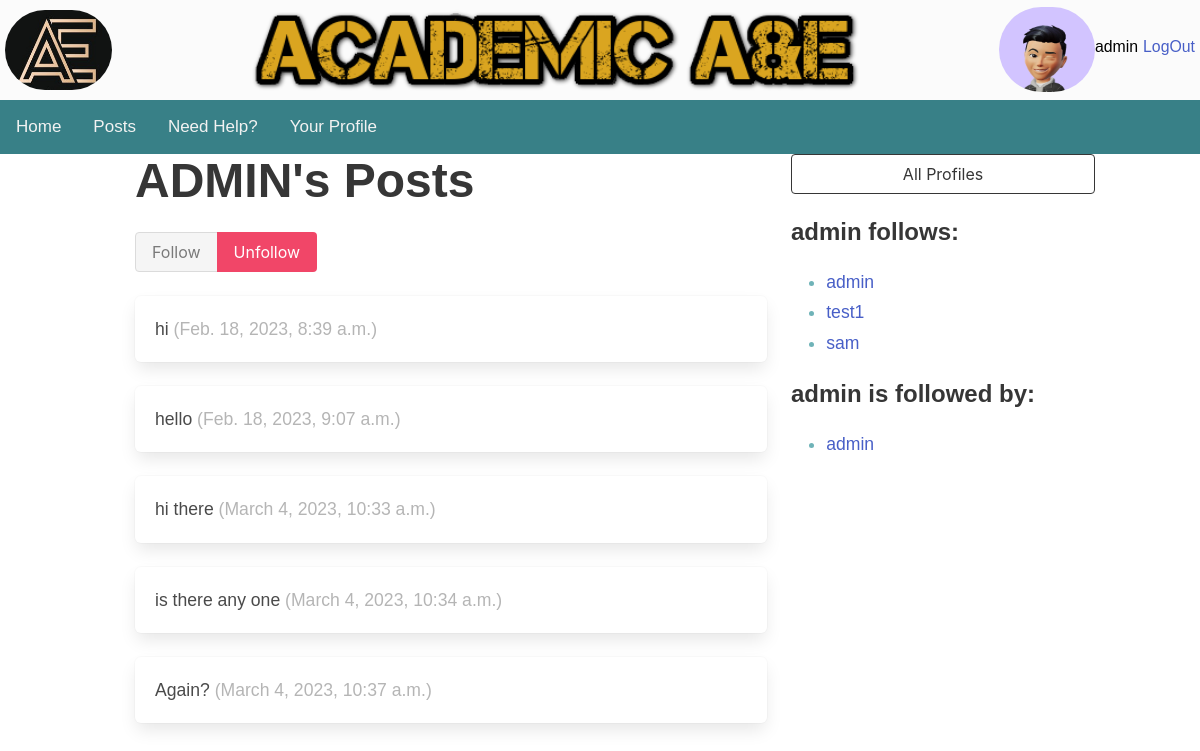
The app's page /posts/profile/23 (signed in) with its own data.
### user_profiles/models.py (models this page shows, shortened)
class Profile2(models.Model):
    user = models.OneToOneField(User, on_delete=models.CASCADE)
    avatar = models.ImageField(default='default.jpg', upload_to='profile_images')
    firstname = models.CharField(max_length=100)
    lastname = models.CharField(max_length=100)
    year_group = models.CharField(max_length=10, choices=YEAR_CHOICES)
    subject1 = models.ForeignKey(Subjects, blank=True, null=True, on_delete=models.CASCADE,related_name='subject1')
    subject2 = models.ForeignKey(Subjects, blank=True, null=True, on_delete=models.CASCADE,related_name='subject2')
    subject3 = models.ForeignKey(Subjects, blank=True, null=True, on_delete=models.CASCADE,related_name='subject3')
    subject4 = models.ForeignKey(Subjects, blank=True, null=True, on_delete=models.CASCADE,related_name='subject4')

### posts/models.py (models this page shows, shortened)
class Posts_Profile(models.Model):
    user = models.OneToOneField(User, on_delete=models.CASCADE)
    follows = models.ManyToManyField(
        "self",
        related_name="followed_by",
        symmetrical=False,
        blank=True
    )
    def __str__(self):
        return self.user.username

class Text_Post(models.Model):
    user = models.ForeignKey(
        User, related_name="posts", on_delete=models.DO_NOTHING
    )
    body = models.CharField(max_length=150)
    created_at = models.DateTimeField(auto_now_add=True)

### posts/views.py (the view, shortened to what this page needs)
# urls.py: path("profile/<int:pk>", profile, name="profile"),
def profile(request, pk):
    profile = Posts_Profile.objects.get(pk=pk)
    return render(request, "posts/profile.html", {"profile": profile})

### posts/templates/posts/profile.html (shortened to what this page needs)
{% extends "base.html" %}
{% block content %}
<div class="container">
    <div class="columns">
<div class="column">
    <div class="block">
    <h1 class="title is-1">
        {{profile.user.username|upper}}'s Posts
    </h1>
    <form method="post">
        <div class="buttons has-addons">
        {% if profile in user.posts_profile.follows.all %}
            <button class="button is-success is-static">Follow</button>
            <button class="button is-danger" name="follow" value="unfollow">
                Unfollow
            </button>
        {% else %}
            <button class="button is-success" name="follow" value="follow">
                Follow
            </button>
            <button class="button is-danger is-static">Unfollow</button>
        {% endif %}
        </div>
    </form>
    </div>
    <div class="content">
        {% for post in profile.user.posts.all %}
            <div class="box">
                {{ post.body }}
                <span class="is-small has-text-grey-light">
                    ({{ post.created_at }})
                </span>
            </div>
        {% endfor %}
    </div>
</div>
<div class="column is-one-third">
    <div class="block">
        <a href="{% url 'posts:profile_list' %}">
            <button class="button is-dark is-outlined is-fullwidth">
                All Profiles
            </button>
        </a>
    </div>
    <div class="block">
        <h3 class="title is-4">
            {{profile.user.username}} follows:
        </h3>
        <div class="content">
            <ul>
            {% for following in profile.follows.all %}
                <li>
                    <a href="{% url 'posts:profile' following.id %}">
                        {{ following }}
                    </a>
                </li>
            {% endfor %}
            </ul>
        </div>
    </div>
    <div class="block">
        <h3 class="title is-4">
            {{profile.user.username}} is followed by:
        </h3>
        <div class="content">
            <ul>
            {% for follower in profile.followed_by.all %}
                <li>
                    <a href="{% url 'posts:profile' follower.id %}">
                        {{ follower }}
                    </a>
                </li>
            {% endfor %}
            </ul>
        </div>
    </div>
</div>
    </div>
</div>
{% endblock content %}

### nea_site/templates/base.html (shortened to what this page needs)
{% load static %}
<!DOCTYPE html>
<html>
<head>
<link href ="{% static 'main.css' %}" rel ="stylesheet" type = "text/css">
<link rel="stylesheet" type="text/css" href="{% static 'cal/css/styles.css' %}">
<link rel="stylesheet" type="text/css" href="https://cdn.datatables.net/1.13.1/css/jquery.dataTables.min.css">
<link rel="stylesheet" href="https://cdnjs.cloudflare.com/ajax/libs/Chart.js/2.8.0/Chart.min.css" />
<link rel="stylesheet" href="https://cdn.jsdelivr.net/npm/bulma@0.9.3/css/bulma.min.css">
</head>
<body>
<div class ="wrapper">
    <div class="header">
        <div class="header-logo"><img class="header-logo-image" src="{% static 'logo.jpg' %}" alt=""/></div>
        <div class="header-top-banner"><img class="top-banner-image" src="{% static 'top_banner.png' %}" width="700" height="150" title="I'm the top banner" alt=""/></div>
        <div class="user-login-status">
            {% if user.is_authenticated %}
            <img class="user-profile-image" src="{{ user.profile2.avatar.url }} "/>
            <div class="user-name">  <h1>{{ user.username }} </h1></div>
            <div class="user-logout-url"><a href="{% url 'logout' %}?next=/">LogOut</a></div>
            {% endif %}
        </div>
    </div>
    <div id="topnavbar">
        <a class="nav-link" href="{% url 'homepage' %}">Home</a>
        <a class="nav-link" href="{% url 'posts:mainscreen' %} ">Posts</a>
        <a class="nav-link" href="/need_help">Need Help?</a>
        <a class="nav-link" href="/user_profiles/profile/">Your Profile</a>
    </div>
    <div id="main">
        {% block content %}
        {% endblock content %}
    </div>
</div>
</body>
</html>

### nea_site/static/main.css (style rules this page uses)
.wrapper { background-color: currentColor; font-family: 'Avenir', Helvetica, sans-serif; font-size: 1.1em; text-align: justify; color: #fbfbfb; margin-top: 0px; margin-left: auto; margin-right: auto; width: auto; }
.header { display:flex }
.header-logo { display:flex; height: 100px; vertical-align: top; margin-left: 5px; }
.header-logo-image { width: 120px; height: 80px; border-radius: 130px; margin-top: 10px; }
.user-profile-image { width: 120px; height: 85px; border-radius: 150px; vertical-align: top; margin-top: 7px; }
.header-top-banner { display: flex; width: auto; height: 100px; vertical-align: top; align-content: center; margin-right: 130px; margin-left: 130px; }
.top-banner-image { height: 100px; }
.user-login-status { color: #353942; display: flex; width: auto; }
.user-name { display: flex; text-align: center; font-size: 0.9em; margin-top: 5px; margin-right: 5px; padding-top: 30px; padding-bottom: 10px; clear: both; color: black; }
.user-logout-url { display: flex; text-align: center; font-size: 0.9em; margin-top: 5px; margin-right: 5px; padding-top: 30px; padding-bottom: 10px; clear: both; color: black; }
#topnavbar { background-color: #388087; overflow: hidden; }
#topnavbar a { float: left; color: #f2f2f2; text-align: center; padding: 14px 16px; text-decoration: none; font-size: 17px; }
#main { width: 100%; float: left; margin-left: 20px; margin-right: 10px; padding-right: 10px; color: #6FB3B8; }

### nea_site/static/cal/css/styles.css (style rules this page uses)
ul { height: 100%; padding: 0px 5px 0px 20px; }

### records on screen
Posts_Profile: user.username "ADMIN", user.username "admin"
Text_Post: body "hi", created_at "Feb. 18, 2023, 8:39 a.m."
Text_Post: body "hello", created_at "Feb. 18, 2023, 9:07 a.m."
Text_Post: body "hi there", created_at "March 4, 2023, 10:33 a.m."
Text_Post: body "is there any one", created_at "March 4, 2023, 10:34 a.m."
Text_Post: body "Again?", created_at "March 4, 2023, 10:37 a.m."
Posts_Profile: user.username "test1"
Posts_Profile: user.username "sam"

### other values on screen
{{ user.username }} "admin"
